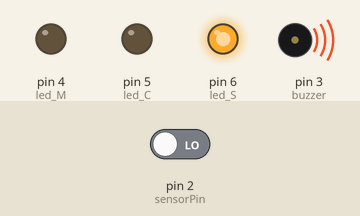
Recording of a sketch running on a simulated Arduino Uno, built with avr-gcc and run on an emulated ATmega328P. Shown: output pins drawn as LEDs (lit = HIGH), buzzer (waves = sounding, pin HIGH). The test bench sets the inputs (shaded band); at power-on: pin 2 (sensorPin) LOW. The modem accepts every AT command (registered, SIM ready, sends succeed) and sends nothing else; what the sketch prints to the serial monitor is not drawn.

Above: at 12.8 s.
12.9 s: pin 2 (sensorPin) driven HIGH
At 15.5 s:
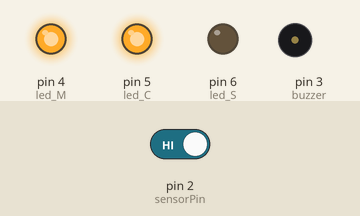
15.9 s: pin 2 (sensorPin) driven LOW
At 17.2 s:
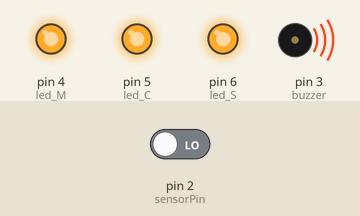
Timing chart, 0 to 18.9 s (numbered marks = the images above; inputs shaded):
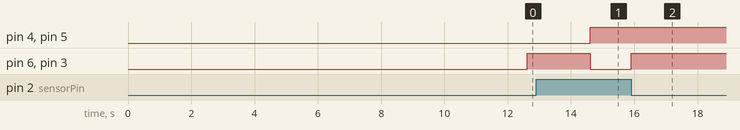

The sketch:

code.ino
```cpp
#include <EEPROM.h>
#include <SoftwareSerial.h> //Create software serial object to communicate with SIM800L
SoftwareSerial GSM(8, 9);   //SIM800L Tx & Rx is connected to Arduino #8 & #9

char phone_no[]="+917004634985"; //change +92 with country code and 3378655465 with phone number to sms

#define sensorPin 2 // choose the input pin (for Fire sensor)

#define buzzer 3 // choose the pin for the Buzzer
#define led_M  4 // choose the pin for the Green LED Message active indication
#define led_C  5 // choose the pin for the Green LED Call Active indication
#define led_S  6 // choose the pin for the Red LED Fire detection indication

int read_value; // variable for reading the sensorpin status

int sms_Status, call_Status;
int flag=0;
int var_1=0, var_2=0;
char input_string[15]; // Will hold the incoming character from the GSM shield

void setup(){ // put your setup code here, to run once

Serial.begin(9600);//Begin serial communication with Arduino and Arduino IDE (Serial Monitor)
GSM.begin(9600);   //Begin serial communication with Arduino and SIM800L

pinMode(sensorPin, INPUT); // declare sensor as input

pinMode(buzzer,OUTPUT); // declare Buzzer as output
pinMode(led_M,OUTPUT); // declare Green LED as output
pinMode(led_C,OUTPUT); // declare Green LED as output
pinMode(led_S,OUTPUT); // declare Red LED as output

Serial.println("Initializing....");
initModule("AT","OK",1000);                //Once the handshake test is successful, it will back to OK
initModule("ATE1","OK",1000);              //this command is used for enabling echo
initModule("AT+CPIN?","READY",1000);       //this command is used to check whether SIM card is inserted in GSM Module or not
initModule("AT+CMGF=1","OK",1000);         //Configuring TEXT mode
initModule("AT+CNMI=2,2,0,0,0","OK",1000); //Decides how newly arrived SMS messages should be handled
Serial.println("Initialized Successfully");

sendSMS(phone_no,"Start GSM Fire Alert System");


sms_Status  = EEPROM.read(1);
call_Status = EEPROM.read(2);
}

void loop(){
readSMS();

read_value = digitalRead(sensorPin); // Digital input value

if(read_value==1){ //check if the Fire variable is High
digitalWrite(buzzer, LOW); // Turn LED off.
digitalWrite(led_S, LOW);  // Turn LED off.
flag=0;
}
else{ //check if the Fire variable is Low
digitalWrite(buzzer, HIGH); // Turn LED on.
digitalWrite(led_S, HIGH);  // Turn LED on.
if(flag==0){flag=1;
 if(sms_Status==1){sendSMS(phone_no,"Fire is Detected Alert....!!!");}
 delay(1000);
 if(call_Status==1){callUp(phone_no);}
}
delay(1000);
}

  if (var_1 == 1){
     if (!(strncmp(input_string, "Sms On", 6))){sms_Status=1;
  EEPROM.write(1, sms_Status);
  sendSMS(phone_no,"Message is Active");
  }
else if (!(strncmp(input_string, "Sms Off", 7))){sms_Status=0;
  EEPROM.write(1, sms_Status);
  sendSMS(phone_no,"Message is Deactivate");
  }

else if (!(strncmp(input_string, "Call On", 7))){call_Status=1;
  EEPROM.write(2, call_Status);
  sendSMS(phone_no,"Call is Active");
  }
else if (!(strncmp(input_string, "Call Off", 8))){call_Status=0;
  EEPROM.write(2, call_Status);
  sendSMS(phone_no,"Call is Deactivate");
  }

    var_1 = 0;
    var_2 = 0;
  }

digitalWrite(led_M, sms_Status);  //LED On SMS Active,  LED Off SMS Deactivate
digitalWrite(led_C, call_Status); //LED On Call Active, LED Off Call Deactivate

}

void sendSMS(char *number, char *msg){
GSM.print("AT+CMGS=\"");GSM.print(number);GSM.println("\"\r\n"); //AT+CMGS=”Mobile Number” <ENTER> - Assigning recipient’s mobile number
delay(500);
GSM.println(msg); // Message contents
delay(500);
GSM.write(byte(26)); //Ctrl+Z  send message command (26 in decimal).
delay(5000);
}

void callUp(char *number){
GSM.print("ATD + "); GSM.print(number); GSM.println(";"); //Call to the specific number, ends with semi-colon,replace X with mobile number
delay(1000);       // wait for 1 seconds...
}


void readSMS(){
  while(GSM.available()>0){
    //--------- PIN HERE -------//
    if (GSM.find("/786")) // <<< '/786' where786 is 3 digit PIN.
      //--------- PIN HERE -------//
    {
      delay(1000);
      while (GSM.available())
      {
        char input_char = GSM.read();
        input_string[var_2++] = input_char;
        if (input_char == '/')
        {
          var_1 = 1;
          return;
        }
      }
    }
 }
}


void initModule(String cmd, char *res, int t){
while(1){
    Serial.println(cmd);
    GSM.println(cmd);
    delay(100);
    while(GSM.available()>0){
       if(GSM.find(res)){
        Serial.println(res);
        delay(t);
        return;
       }else{Serial.println("Error");}}
    delay(t);
  }
}
```

Measured:
- after the input at 12.9 s, pin 6 (led_S), pin 3 (buzzer): HIGH → LOW after 1.7 s
- after the input at 15.9 s, pin 6 (led_S), pin 3 (buzzer): LOW → HIGH at once
